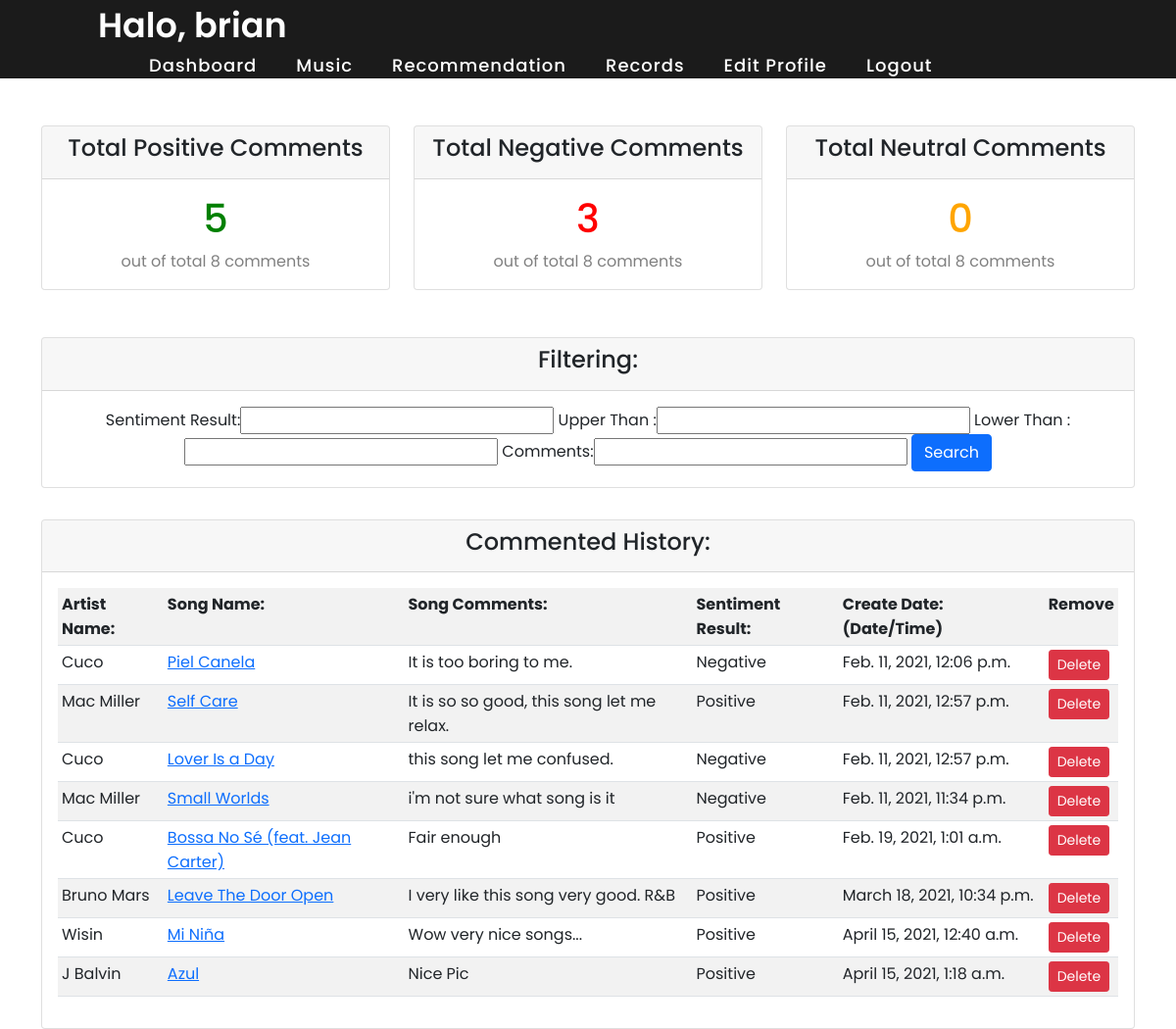
Page /records/ (signed in) on the earlier database version.
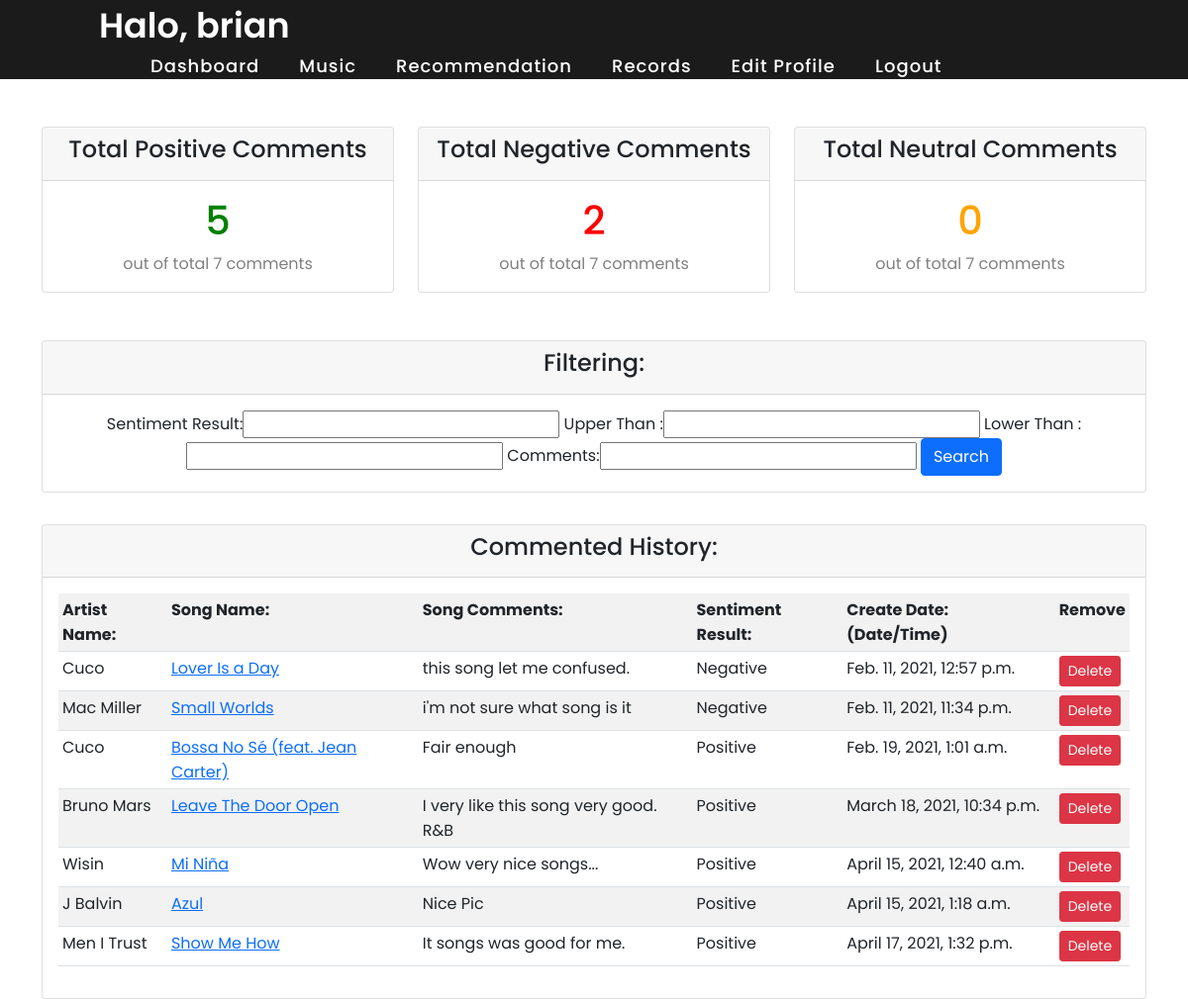
Same page on the later database version.
### accounts/models.py (models this page shows, shortened)
class Sentiment_Records(models.Model):
    song_comments = models.TextField(max_length=500)
    sentiment_result = models.TextField(max_length=200)
    sentiment_polarity = models.FloatField(validators=[MinValueValidator(-1), MaxValueValidator(1)])
    sentiment_subjectivity = models.FloatField(validators=[MinValueValidator(0), MaxValueValidator(1)])
    date_created = models.DateTimeField(auto_now_add=True, null=True)
    usr = models.ForeignKey(User, null=True, on_delete=models.SET_NULL)
    song = models.ForeignKey(Songs, null=True, on_delete=models.SET_NULL)

class Songs(models.Model):
    artist_name = models.TextField(max_length=200)
    Song_name = models.TextField(max_length=200)
    album_name = models.TextField(max_length=200)
    track_number =  models.TextField(max_length=100)
    release_date = models.TextField(max_length=100)
    popularity = models.IntegerField(default=0)
    songs_id = models.TextField(max_length=100, db_index=True)
    Song_image = models.TextField(max_length=500)
    Song_preview = models.TextField(max_length=500)
    date_created = models.DateTimeField(auto_now_add=True, null=True)
    likes = models.ManyToManyField(User, related_name='songs_post')

### accounts/views.py (the view)
# urls.py: path('records/', views.recordsPage, name = "records"),
@login_required(login_url='login')
def recordsPage(request):
	positive_count = Sentiment_Records.objects.filter(Q(sentiment_result__exact="Positive") & Q(usr__exact=request.user)).count()
	negative_count = Sentiment_Records.objects.filter(Q(sentiment_result__exact="Negative") & Q(usr__exact=request.user)).count()
	neutral_count = Sentiment_Records.objects.filter(Q(sentiment_result__exact="Neutral") & Q(usr__exact=request.user)).count()
	total_sentiment_result = Sentiment_Records.objects.filter(usr__exact=request.user).count()
	specific_comments = Sentiment_Records.objects.filter(usr__exact=request.user)
	comment_filters = commentsFilters(request.GET, queryset=specific_comments)
	specific_comments = comment_filters.qs
	context = {'positive_count':positive_count, 'negative_count':negative_count, 'neutral_count':neutral_count , 'specific_comments':specific_comments, 'comment_filters':comment_filters, 'total_sentiment_result':total_sentiment_result}
	return render(request, 'accounts/records.html', context)

### accounts/templates/accounts/records.html (shortened to what this page needs)
{% extends 'accounts/main.html' %}
   {% block content %}
					<br>
					<br>
   <div class="row">
		<div class="col-md-12">
			<div class="row">
				<div class="col-md-4">
					<div class="card text-center">
					  	<div class="card-header">
					  		<h4 class="card-title">Total Positive Comments</h4>
					  	</div>
					  	<div class="card-body">
					    	<h1 class="card-title"><font color="green">{{positive_count}}</font></h1><font color="grey">out of total {{total_sentiment_result}} comments</font>
					  	</div>
					</div>
				</div>
				<div class="col-md-4">
					<div class="card text-center">
					  	<div class="card-header">
					  		<h4 class="card-title">Total Negative Comments</h4>
					  	</div>
					  	<div class="card-body">
					    	<h1 class="card-title"><font color="red">{{negative_count}}</font></h1><font color="grey">out of total {{total_sentiment_result}} comments</font>
					  	</div>
					</div>
				</div>
				<div class="col-md-4">
					<div class="card text-center">
					  	<div class="card-header">
					  		<h4 class="card-title">Total Neutral Comments</h4>
					  	</div>
					  	<div class="card-body">
					    	<h1 class="card-title"><font color="orange">{{neutral_count}}</font></h1><font color="grey">out of total {{total_sentiment_result}} comments</font>
					  	</div>
					</div>
				</div>
			</div>
					<br>
					<br>
			<div class="row">
				<div class="col-md-12">
					<div class="card text-center">
						<div class="card-header">
							<h4 class="card-title">Filtering: </h4>
						</div>
						<div class="card-body">
							<form method="get">
								{{comment_filters.form}}
								<button class="btn btn-primary" type="submit">Search</button>
							</form>
						</div>
					</div>
				</div>
				<p><p>
				<div class="col-md-12">
					<div class="card text-center">
					  	<div class="card-header">
					  		<h4 class="card-title">Commented History: </h4>
					  	</div>
					  	<div class="card-body">
							 <table class="table table-sm table-striped table-hover">
								<tr>
									<th>Artist Name: </th>
									<th>Song Name: </th>
									<th>Song Comments: </th>
									<th>Sentiment Result: </th>
									<th>Create Date: (Date/Time) </th>
									<th>Remove </th>
								</tr>
								{% for x in specific_comments %}
								<tr>
									<td>{{x.song.artist_name}}</td>
									<td><a href ="{% url 'music_profile' x.song.id %}">{{x.song.Song_name}}</a></td>
									<td>{{x.song_comments}}</td>
									<td>{{x.sentiment_result}}</td>
									<td>{{x.date_created}}</td>
									<td><a class="btn btn-sm btn-danger" href="{% url 'delete_record' x.id %}">Delete</a></td>
								</tr>
								{% endfor %}
							</table>
					  	</div>
					</div>
				</div>
			</div>
		</div>
	</div>
   {% endblock %}

Differences in the rows shown:
removed Sentiment_Records: song.artist_name "Cuco", song.Song_name "Piel Canela", song_comments "It is too boring to me.", sentiment_result "Negative", date_created "Feb. 11, 2021, 12:06 p.m."
removed Sentiment_Records: song.artist_name "Mac Miller", song.Song_name "Self Care", song_comments "It is so so good, this song let me relax.", sentiment_result "Positive", date_created "Feb. 11, 2021, 12:57 p.m."
added Sentiment_Records: song.artist_name "Men I Trust", song.Song_name "Show Me How", song_comments "It songs was good for me.", sentiment_result "Positive", date_created "April 17, 2021, 1:32 p.m."
Other differences:
{{ total_sentiment_result }}: "8" → "7"
{{ negative_count }}: "3" → "2"
